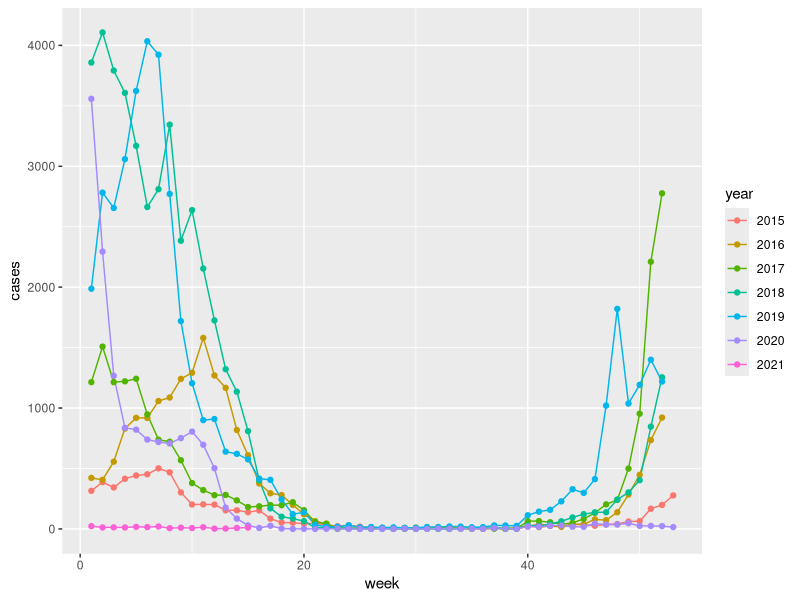

This chart was generated by the following R code:
## ---- chunk 1
knitr::opts_chunk$set(echo = TRUE)
## ---- chunk 2
library(here)
library(tidyverse)
## ---- chunk 3
df <- read.csv(here("data", "rawfludata.csv"))

df <- df %>% 
  rename(year = Year, week = Week, start = Start.date, end = End.date, 
         cases = Total.number.of.influenza.positive.viruses)

df <- df %>% 
  select(year, week, start, end, cases)

head(df, 10)
## ---- chunk 4
df$year <- as.character(df$year)

p1 <- ggplot(df, aes(x = week, y = cases, group = year, colour = year))
p1 + geom_line() + geom_point()
